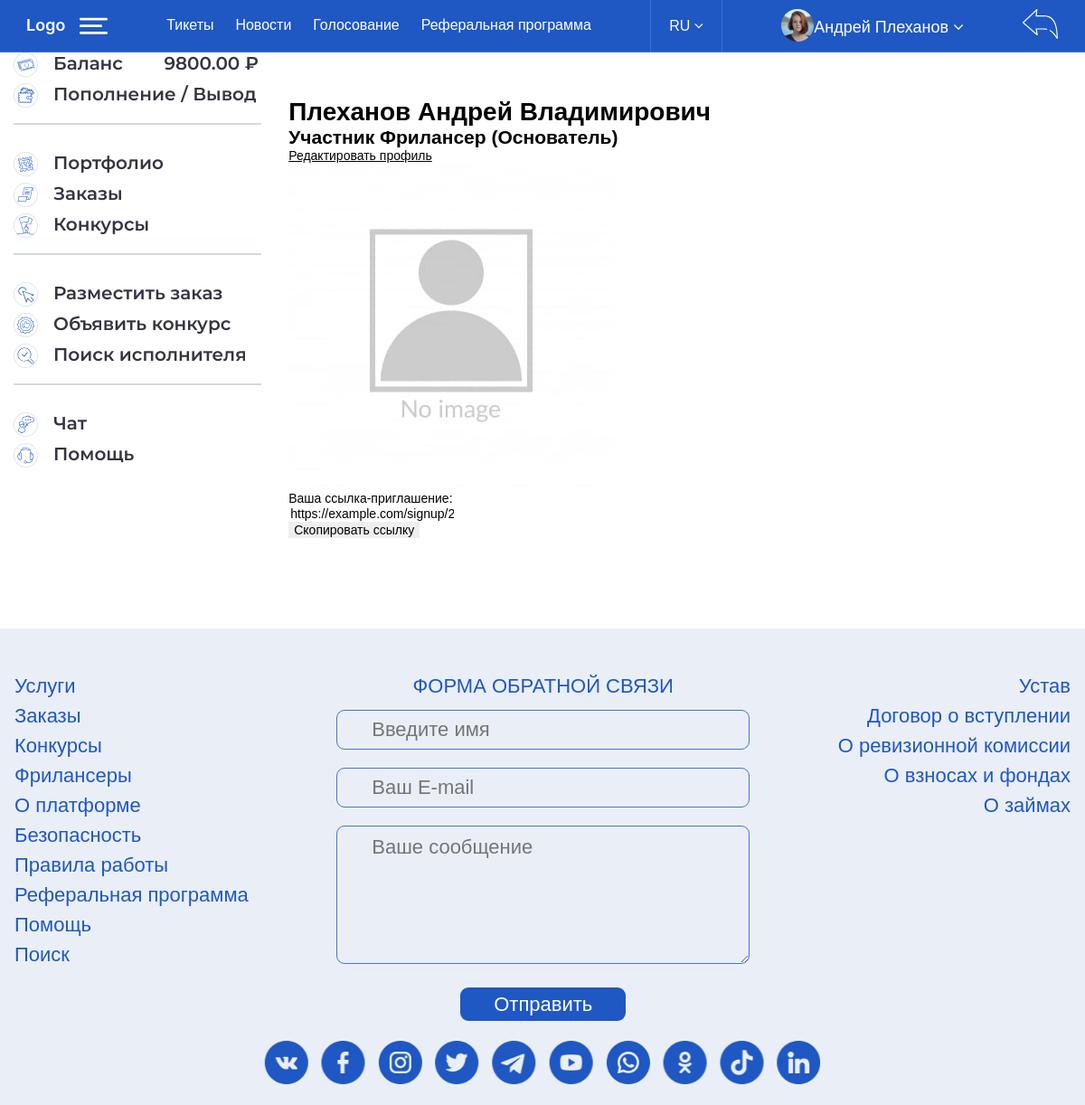
The page /profile/ (signed in) on the database its author committed.
### app_users/models.py (models this page shows, shortened)
class CustomUser(AbstractBaseUser, MPTTModel, PermissionsMixin):
    STATUS_CHOICES = (
        ("0", _("Участник Заказчик")),
        ("1", _("Кандидат")),
        ("2", _("Участник Фрилансер")),
    )
    image_validator = FileExtensionValidator(
        allowed_extensions=['png', 'jpg', 'gif'],
        message=_('Ошибка загрузки: допускаются только файлы с расширением .jpg .gif .png')
    )
    document_validator = FileExtensionValidator(
        allowed_extensions=['png', 'jpg', 'pdf'],
        message=_('Ошибка загрузки: допускаются только файлы с расширением .jpg .pdf .png')
    )
    email = models.EmailField(_('email'), unique=True, db_index=True)
    email_confirmed = models.BooleanField(_('email подтвержден'), default=False)
    username = models.SlugField(max_length=55, db_index=True, unique=True, verbose_name=_('имя пользователя'), null=True, blank=True)
    last_name = models.CharField(_('Фамилия'), max_length=55, blank=True, db_index=True)
    first_name = models.CharField(_('Имя'), max_length=55, blank=True, db_index=True)
    patronymic = models.CharField(_('Отчество'), max_length=55, blank=True, db_index=True)
    country = models.CharField(_('Страна'), max_length=55, blank=True, db_index=True)
    address = models.CharField(_('Адрес'), max_length=255, blank=True, db_index=True)
    personal_number = models.CharField(_('ИНН или персональный номер'), max_length=17, blank=True, null=True, db_index=True)
    document = models.FileField(_('документ'), upload_to='documents/', blank=True, validators=[document_validator, document_size_validate])
    document_number = models.CharField(_('Серия и номер документа'), max_length=55, blank=True, db_index=True)
    document_issued = models.CharField(_('Когда и кем выдан'), max_length=255, blank=True, db_index=True)
    paid_entrance_fee = models.BooleanField(_('Оплатил вступительный взнос'), default=False)
    status = models.CharField(_('статус'), max_length=30, choices=STATUS_CHOICES, default="0", db_index=True)
    date_joined = models.DateTimeField(_('дата регистрации'), auto_now_add=True, db_index=True)
    is_active = models.BooleanField(_('является активным'), default=True)
    is_staff = models.BooleanField(default=False, verbose_name=_('является сотрудником'))
    is_core = models.BooleanField(default=False, verbose_name=_('основатель'), db_index=True)
    parent = TreeForeignKey('self', on_delete=models.PROTECT, null=True, blank=True, related_name='children',
                            db_index=True, verbose_name=_('родитель'))
    avatar = models.ImageField(upload_to='avatars/', null=True, blank=True, validators=[image_validator, avatar_size_validate])
    phone_regex = RegexValidator(regex=r'^\+\d{11,15}', message=_("Номер телефона должен быть в формате: '+79012345678'."))
    phone_number = models.CharField(validators=[phone_regex], max_length=17, blank=True, verbose_name=_('номер телефона'), db_index=True)
    balance = models.DecimalField(max_digits=10, decimal_places=2, default=0, verbose_name=_('баланс'), db_index=True)
    bank_name = models.CharField(_('Наименование банка'), max_length=255, blank=True)
    bank_address = models.CharField(_('Адрес банка'), max_length=255, blank=True)
    bank_bic = models.CharField(_('БИК банка'), max_length=55, blank=True, null=True)
    bank_correspondent_account = models.CharField(_('Корреспондентский счет банка'), max_length=55, blank=True, null=True)
    payment_account = models.CharField(_('Расчетный счет'), max_length=55, blank=True, null=True)
    recipients_name = models.CharField(_('Имя получателя платежа'), max_length=255, blank=True)
    USERNAME_FIELD = 'email'
    REQUIRED_FIELDS = []
    objects = CustomUserManager()
    class MPTTMeta:
        user_insertion_by = ['email']
    class Meta:
        verbose_name = _('пользователь')
        verbose_name_plural = _('пользователи')
    def get_referral_url(self):
        if self.status == '2':
            return reverse('signup', args=[int(self.personal_account)])
        return None
    @property
    def personal_account(self):
        return f"{self.date_joined.strftime('%y%m%d')}{self.pk}"

### app_settings/models.py (models this page shows, shortened)
class SocialMediaItem(models.Model):
    social_media = models.ForeignKey('SocialMedia', related_name='social_media_item', on_delete=models.CASCADE, verbose_name=_('социальные сети'))
    name = models.CharField(max_length=55, null=True, blank=True, verbose_name=_('название'))
    link = models.URLField(max_length=255, null=True, blank=True, verbose_name=_('ссылка'), unique=True)
    icon = models.FileField(upload_to='social_media/', null=True, blank=True, verbose_name=_('иконка'), db_index=True,
                            validators=[icon_validator, icon_size_validate])
    class Meta:
        verbose_name = _('соцсеть')
        verbose_name_plural = _('соцсети')

### app_users/views.py (the view)
# urls.py: path('profile/', account_view, name='profile'),
@login_required
def account_view(request):
    return render(
        request,
        'app_users/profile/profile.html',
        {'user': request.user, 'title': _('Личный кабинет'), 'current_elem': 'profile'}
    )

### app_survey/context_proccessors.py (called while the page is built)
def load_number_polls(request):
    if request.user.is_authenticated and request.user.is_core:
        new_polls = Question.objects.exclude(choice__answer__user_id=request.user.id)\
            .filter(visible=True, end_date__gte=timezone.now(), pub_date__lte=timezone.now()).only('id')
        return {
            'number_polls': new_polls.count(),
            'new_polls': new_polls,
        }
    return {
        'number_polls': 0
    }

### app_users/templatetags/app_users_tags.py (called while the page is built)
@register.filter()
def get_domain(request):
    current_site = get_current_site(request)
    return current_site.domain

### app_users/templates/app_users/profile/profile.html (shortened to what this page needs)
{% extends 'app_users/profile/_profile_base.html' %}
{% load i18n %}
{% load static %}
{% load app_users_tags %}
{% block content %}
    <div>
        <h1>{{ user.last_name }} {{ user.first_name }} {{ user.patronymic }}</h1>
        <h2>{{ user.get_status_display }}{% if user.is_core %} ({% trans "Основатель" %}){% endif %}</h2>
        <a href="{% url 'edit_profile' %}">{% trans 'Редактировать профиль' %}</a>
    </div>
    <div>
        {% if user.avatar %}
            <div><img src="{{ user.avatar.url }}" alt="card.jpg"/></div>
        {% else %}
            <div>
                <img src="{% static 'assets/img/no_img.jpg' %}" alt="profile-image.jpg"/>
            </div>
        {% endif %}
    </div>
    <div>
        {% if user.status == '2' %}
            <div>
                <p>{% trans 'Ваша ссылка-приглашение:' %}</p>
                <input type="url" value="https://{{ request|get_domain }}{{ user.get_referral_url }}" id="refLink" readonly>
            </div>
            <button onclick="copyLink()">{% trans 'Скопировать ссылку' %}</button>
        {% else %}
            <div>
                <p>{% trans 'Вы не можете приглашать рефералов' %}</p>
            </div>
        {% endif %}
    </div>
{% endblock %}

### app_users/templates/app_users/profile/_profile_base.html (shortened to what this page needs)
{% extends 'app_users/_base.html' %}
{% load i18n %}
{% load static %}
{% block middle %}
    <div class="cabinet-page">
        <div class="wrap flex">
            <nav>
                <ul>
                    <li>
                        <a href="{% url 'balance' %}" {% if current_elem == 'balance' %}class="active"{% endif %}>
                            <img src="{% static 'assets/img/menu1.svg' %}"> {% trans 'Баланс' %}
                            <span>{{ request.user.balance }}</span> ₽
                        </a>
                    </li>
                    <li>
                        <a href="{% url 'topup_withdrawal' %}" {% if current_elem == 'topup_withdrawal' %}class="active"{% endif %}>
                            <img src="{% static 'assets/img/menu2.svg' %}"> {% trans 'Пополнение / Вывод' %}
                        </a>
                    </li>
                    <div class="line"></div>
                    <li>
                        <a href="{% url 'portfolio' %}" {% if current_elem == 'portfolio' %}class="active"{% endif %}>
                            <img src="{% static 'assets/img/menu3.svg' %}"> {% trans 'Портфолио' %}
                        </a>
                    </li>
                    <li>
                        <a href="{% url 'contracts' %}" {% if current_elem == 'contracts' %}class="active"{% endif %}>
                            <img src="{% static 'assets/img/menu4.svg' %}"> {% trans 'Заказы' %}
                        </a>
                    </li>
                    <li>
                        <a href="{% url 'contests' %}" {% if current_elem == 'contests' %}class="active"{% endif %}>
                            <img src="{% static 'assets/img/menu5.svg' %}"> {% trans 'Конкурсы' %}
                        </a>
                    </li>
                    <div class="line"></div>
                    <li>
                        <a href="{% url 'place_contract' %}" {% if current_elem == 'place_contract' %}class="active"{% endif %}>
                            <img src="{% static 'assets/img/menu6.svg' %}"> {% trans 'Разместить заказ' %}
                        </a>
                    </li>
                    <li>
                        <a href="{% url 'announce_contest' %}" {% if current_elem == 'announce_contest' %}class="active"{% endif %}>
                            <img src="{% static 'assets/img/menu7.svg' %}"> {% trans 'Объявить конкурс' %}
                        </a>
                    </li>
                    <li>
                        <a href="{% url 'search_contractor' %}" {% if current_elem == 'search_contractor' %}class="active"{% endif %}>
                            <img src="{% static 'assets/img/menu8.svg' %}"> {% trans 'Поиск исполнителя' %}
                        </a>
                    </li>
                    <div class="line"></div>
                    <li>
                        <a href="{% url 'chat' %}" {% if current_elem == 'chat' %}class="active"{% endif %}>
                            <img src="{% static 'assets/img/menu9.svg' %}"> {% trans 'Чат' %}
                        </a>
                    </li>
                    <li>
                        <a href="{% url 'support' %}" {% if current_elem == 'support' %}class="active"{% endif %}>
                            <img src="{% static 'assets/img/menu10.svg' %}"> {% trans 'Помощь' %}
                        </a>
                    </li>
                </ul>
            </nav>
            <div class="cabinet-content">
                {% block content %}
                {% endblock %}
            </div>
        </div>
    </div>
{% endblock %}

### app_users/templates/app_users/header.html (shortened to what this page needs)
{% load flatpages %}
{% load static %}
{% load i18n %}
{% get_flatpages '/referral-program/' as referral_program %}
<header class="header flex">
    <div class="logo">
        <a href="{% url 'home' %}"><img src="{% static 'assets/img/logo.svg' %}"></a>
        <a class="menu-button"></a>
    </div>
    {% if request.user.is_authenticated %}
        <ul>
            <li><a href="#">{% trans "Тикеты" %}</a></li>
            <li><a href="{% url 'news_list' %}">{% trans "Новости" %}</a></li>
            <li>
                <a href="{% url 'polls-list' %}">
                    {% trans "Голосование" %}
                </a>
            </li>
            <li><a href="{{ referral_program.first.url }}">{% trans "Реферальная программа" %}</a></li>
        </ul>
        <div class="langs-block">
            <a href="#" class="lang">RU <i class="fa fa-angle-down"></i></a>
        </div>
        <div class="name">
            {% if request.user.avatar %}
                <div><img src="{% static 'assets/img/avatar.png' %}"></div>
            {% else %}
                <div><img src="{% static 'assets/img/avatar.png' %}"></div>
            {% endif %}
            <div>
                <a href="#">
                    {% if request.user.last_name and request.user.first_name %}
                        {{ request.user.first_name }} {{ request.user.last_name }}
                    {% else %}
                        {% trans "Личный кабинет" %}
                    {% endif %}
                    <i class="fa fa-angle-down"></i>
                </a>
            </div>
        </div>
    {% endif %}
    {% if request.user.is_authenticated %}
        <a href="{% url 'logout' %}" class="logout"></a>
    {% else %}
        <button class="login-btn" onclick="loginPopup()">{% trans "Вход" %}</button>
    {% endif %}
</header>

### app_users/templates/app_users/footer.html (shortened to what this page needs)
{% load static %}
{% load i18n %}
{% load flatpages %}
{% get_flatpages '/referral-program/' as referral_program %}
{% get_flatpages '/about-platform/' as about_platform %}
{% get_flatpages '/working-rules/' as working_rules %}
{% get_flatpages '/regulation/' as regulation %}
{% get_flatpages '/entry-agreement/' as entry_agreement %}
{% get_flatpages '/audit-commission/' as audit_commission %}
{% get_flatpages '/contributions-and-funds/' as contributions_and_funds %}
{% get_flatpages '/loans/' as loans %}
<footer class="footer">
    <div class="flex">
        <ul>
            <li><a href="#">{% trans 'Услуги' %}</a></li>
            <li><a href="#">{% trans 'Заказы' %}</a></li>
            <li><a href="#">{% trans 'Конкурсы' %}</a></li>
            <li><a href="#">{% trans 'Фрилансеры' %}</a></li>
            <li><a href="{{ about_platform.first.url }}">{% trans 'О платформе' %}</a></li>
            <li><a href="#">{% trans 'Безопасность' %}</a></li>
            <li><a href="{{ working_rules.first.url }}">{% trans 'Правила работы' %}</a></li>
            <li><a href="{{ referral_program.first.url }}">{% trans 'Реферальная программа' %}</a></li>
            <li><a href="#">{% trans 'Помощь' %}</a></li>
            <li><a href="#">{% trans 'Поиск' %}</a></li>
        </ul>
        <form action="#" method="post">
            <p>{% trans 'ФОРМА ОБРАТНОЙ СВЯЗИ' %}</p>
            <input name="name" type="text" placeholder="{% trans 'Введите имя' %}">
            <input name="email" type="text" placeholder="{% trans 'Ваш E-mail' %}">
            <textarea name="message" placeholder="{% trans 'Ваше сообщение' %}"></textarea>
            <button type="submit">{% trans 'Отправить' %}</button>
        </form>
        <ul class="tar">
            <li><a href="{{ regulation.first.url }}">{% trans 'Устав' %}</a></li>
            <li><a href="{{ entry_agreement.first.url }}">{% trans 'Договор о вступлении' %}</a></li>
            <li><a href="{{ audit_commission.first.url }}">{% trans 'О ревизионной комиссии' %}</a></li>
            <li><a href="{{ contributions_and_funds.first.url }}">{% trans 'О взносах и фондах' %}</a></li>
            <li><a href="{{ loans.first.url }}">{% trans 'О займах' %}</a></li>
        </ul>
    </div>
    <div class="social">
        {% if social_media.social_media_item.all %}
            {% for item in social_media.social_media_item.all %}
                <a title="{{ item.name }}" target="_blank" href="{{ item.link }}"><img alt="{{ item.name }}-logo" src="{{ item.icon.url }}"></a>
            {% endfor %}
        {% endif %}
    </div>
</footer>

### rows shown on the page
CustomUser: user.first_name "Андрей", user.last_name "Плеханов", user.balance "9800.00", last_name "Плеханов", first_name "Андрей", patronymic "Владимирович", status "Участник Фрилансер"
SocialMediaItem: icon (picture)
SocialMediaItem: icon (picture)
SocialMediaItem: icon (picture)
SocialMediaItem: icon (picture)
SocialMediaItem: icon (picture)
SocialMediaItem: icon (picture)
SocialMediaItem: icon (picture)
SocialMediaItem: icon (picture)
SocialMediaItem: icon (picture)
SocialMediaItem: icon (picture)
